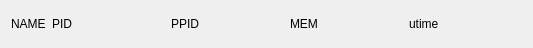
<?xml version="1.0" encoding="UTF-8"?>
<ui version="4.0">
 <class>TaskForm</class>
 <widget class="QWidget" name="TaskForm">
  <property name="geometry">
   <rect>
    <x>0</x>
    <y>0</y>
    <width>533</width>
    <height>48</height>
   </rect>
  </property>
  <property name="windowTitle">
   <string>Form</string>
  </property>
  <layout class="QHBoxLayout" name="horizontalLayout">
   <item>
    <widget class="QLabel" name="labelName">
     <property name="sizePolicy">
      <sizepolicy hsizetype="Fixed" vsizetype="Fixed">
       <horstretch>0</horstretch>
       <verstretch>0</verstretch>
      </sizepolicy>
     </property>
     <property name="text">
      <string>NAME</string>
     </property>
    </widget>
   </item>
   <item>
    <widget class="QLabel" name="labelPID">
     <property name="sizePolicy">
      <sizepolicy hsizetype="Preferred" vsizetype="Preferred">
       <horstretch>0</horstretch>
       <verstretch>0</verstretch>
      </sizepolicy>
     </property>
     <property name="text">
      <string>PID</string>
     </property>
    </widget>
   </item>
   <item>
    <widget class="QLabel" name="labelPPID">
     <property name="sizePolicy">
      <sizepolicy hsizetype="Preferred" vsizetype="Preferred">
       <horstretch>0</horstretch>
       <verstretch>0</verstretch>
      </sizepolicy>
     </property>
     <property name="text">
      <string>PPID</string>
     </property>
    </widget>
   </item>
   <item>
    <widget class="QLabel" name="labelMEM">
     <property name="sizePolicy">
      <sizepolicy hsizetype="Preferred" vsizetype="Preferred">
       <horstretch>0</horstretch>
       <verstretch>0</verstretch>
      </sizepolicy>
     </property>
     <property name="text">
      <string>MEM</string>
     </property>
    </widget>
   </item>
   <item>
    <widget class="QLabel" name="labelUTime">
     <property name="sizePolicy">
      <sizepolicy hsizetype="Preferred" vsizetype="Preferred">
       <horstretch>0</horstretch>
       <verstretch>0</verstretch>
      </sizepolicy>
     </property>
     <property name="text">
      <string>utime</string>
     </property>
    </widget>
   </item>
  </layout>
 </widget>
 <resources/>
 <connections/>
</ui>
